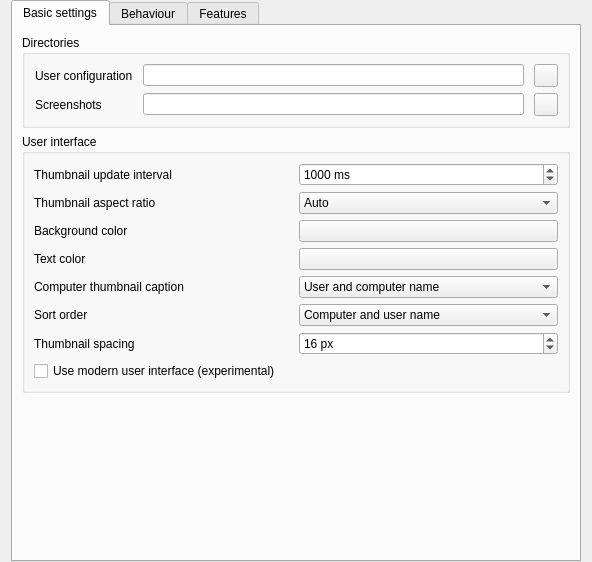
<?xml version="1.0" encoding="UTF-8"?>
<ui version="4.0">
 <class>MasterConfigurationPage</class>
 <widget class="QWidget" name="MasterConfigurationPage">
  <property name="geometry">
   <rect>
    <x>0</x>
    <y>0</y>
    <width>592</width>
    <height>562</height>
   </rect>
  </property>
  <layout class="QVBoxLayout" name="verticalLayout_6">
   <property name="topMargin">
    <number>0</number>
   </property>
   <property name="bottomMargin">
    <number>0</number>
   </property>
   <item>
    <widget class="QTabWidget" name="tabWidget">
     <property name="currentIndex">
      <number>0</number>
     </property>
     <widget class="QWidget" name="tab">
      <attribute name="title">
       <string>Basic settings</string>
      </attribute>
      <layout class="QVBoxLayout" name="verticalLayout_2">
       <item>
        <widget class="QGroupBox" name="groupBox">
         <property name="title">
          <string>Directories</string>
         </property>
         <layout class="QGridLayout" name="gridLayout_3">
          <property name="leftMargin">
           <number>10</number>
          </property>
          <property name="horizontalSpacing">
           <number>10</number>
          </property>
          <item row="0" column="2">
           <widget class="QToolButton" name="openUserConfigurationDirectory">
            <property name="icon">
             <iconset resource="../../core/resources/core.qrc">
              <normaloff>:/core/document-open.png</normaloff>:/core/document-open.png</iconset>
            </property>
           </widget>
          </item>
          <item row="0" column="0">
           <widget class="QLabel" name="label_2">
            <property name="text">
             <string>User configuration</string>
            </property>
           </widget>
          </item>
          <item row="0" column="1">
           <widget class="QLineEdit" name="userConfigurationDirectory"/>
          </item>
          <item row="1" column="0">
           <widget class="QLabel" name="label">
            <property name="text">
             <string>Screenshots</string>
            </property>
           </widget>
          </item>
          <item row="1" column="1">
           <widget class="QLineEdit" name="screenshotDirectory"/>
          </item>
          <item row="1" column="2">
           <widget class="QToolButton" name="openScreenshotDirectory">
            <property name="icon">
             <iconset resource="../../core/resources/core.qrc">
              <normaloff>:/core/document-open.png</normaloff>:/core/document-open.png</iconset>
            </property>
           </widget>
          </item>
         </layout>
        </widget>
       </item>
       <item>
        <widget class="QGroupBox" name="groupBox_4">
         <property name="title">
          <string>User interface</string>
         </property>
         <layout class="QGridLayout" name="gridLayout_2">
          <item row="7" column="1">
           <widget class="QComboBox" name="computerMonitoringSortOrder">
            <item>
             <property name="text">
              <string>Computer and user name</string>
             </property>
            </item>
            <item>
             <property name="text">
              <string>Only user name</string>
             </property>
            </item>
            <item>
             <property name="text">
              <string>Only computer name</string>
             </property>
            </item>
           </widget>
          </item>
          <item row="1" column="1">
           <widget class="QSpinBox" name="computerMonitoringUpdateInterval">
            <property name="suffix">
             <string> ms</string>
            </property>
            <property name="minimum">
             <number>250</number>
            </property>
            <property name="maximum">
             <number>10000</number>
            </property>
            <property name="singleStep">
             <number>250</number>
            </property>
            <property name="value">
             <number>1000</number>
            </property>
           </widget>
          </item>
          <item row="7" column="0">
           <widget class="QLabel" name="label_10">
            <property name="text">
             <string>Sort order</string>
            </property>
           </widget>
          </item>
          <item row="2" column="1">
           <widget class="QComboBox" name="computerMonitoringAspectRatio">
            <item>
             <property name="text">
              <string>Auto</string>
             </property>
            </item>
            <item>
             <property name="text">
              <string notr="true">16:9</string>
             </property>
            </item>
            <item>
             <property name="text">
              <string notr="true">16:10</string>
             </property>
            </item>
            <item>
             <property name="text">
              <string notr="true">3:2</string>
             </property>
            </item>
            <item>
             <property name="text">
              <string notr="true">4:3</string>
             </property>
            </item>
           </widget>
          </item>
          <item row="3" column="0">
           <widget class="QLabel" name="label_6">
            <property name="text">
             <string>Background color</string>
            </property>
           </widget>
          </item>
          <item row="9" column="1">
           <widget class="QSpinBox" name="computerMonitoringThumbnailSpacing">
            <property name="suffix">
             <string> px</string>
            </property>
            <property name="prefix">
             <string/>
            </property>
            <property name="minimum">
             <number>2</number>
            </property>
            <property name="maximum">
             <number>50</number>
            </property>
            <property name="value">
             <number>16</number>
            </property>
           </widget>
          </item>
          <item row="3" column="1">
           <widget class="QPushButton" name="computerMonitoringBackgroundColor"/>
          </item>
          <item row="2" column="0">
           <widget class="QLabel" name="label_12">
            <property name="text">
             <string>Thumbnail aspect ratio</string>
            </property>
           </widget>
          </item>
          <item row="5" column="0">
           <widget class="QLabel" name="label_8">
            <property name="text">
             <string>Computer thumbnail caption</string>
            </property>
           </widget>
          </item>
          <item row="9" column="0">
           <widget class="QLabel" name="label_11">
            <property name="text">
             <string>Thumbnail spacing</string>
            </property>
           </widget>
          </item>
          <item row="4" column="0">
           <widget class="QLabel" name="label_9">
            <property name="text">
             <string>Text color</string>
            </property>
           </widget>
          </item>
          <item row="4" column="1">
           <widget class="QPushButton" name="computerMonitoringTextColor"/>
          </item>
          <item row="5" column="1">
           <widget class="QComboBox" name="computerDisplayRoleContent">
            <item>
             <property name="text">
              <string>User and computer name</string>
             </property>
            </item>
            <item>
             <property name="text">
              <string>Only user name</string>
             </property>
            </item>
            <item>
             <property name="text">
              <string>Only computer name</string>
             </property>
            </item>
           </widget>
          </item>
          <item row="1" column="0">
           <widget class="QLabel" name="label_7">
            <property name="text">
             <string>Thumbnail update interval</string>
            </property>
           </widget>
          </item>
          <item row="10" column="0" colspan="2">
           <widget class="QCheckBox" name="modernUserInterface">
            <property name="text">
             <string>Use modern user interface (experimental)</string>
            </property>
           </widget>
          </item>
         </layout>
        </widget>
       </item>
       <item>
        <spacer name="verticalSpacer">
         <property name="orientation">
          <enum>Qt::Vertical</enum>
         </property>
         <property name="sizeHint" stdset="0">
          <size>
           <width>20</width>
           <height>10</height>
          </size>
         </property>
        </spacer>
       </item>
      </layout>
     </widget>
     <widget class="QWidget" name="tab_3">
      <attribute name="title">
       <string>Behaviour</string>
      </attribute>
      <layout class="QVBoxLayout" name="verticalLayout_4">
       <item>
        <widget class="QGroupBox" name="groupBox_2">
         <property name="title">
          <string>Program start</string>
         </property>
         <layout class="QVBoxLayout" name="verticalLayout_3">
          <item>
           <widget class="QCheckBox" name="accessControlForMasterEnabled">
            <property name="text">
             <string>Perform access control</string>
            </property>
           </widget>
          </item>
          <item>
           <widget class="QCheckBox" name="autoSelectCurrentLocation">
            <property name="text">
             <string>Automatically select current location</string>
            </property>
           </widget>
          </item>
          <item>
           <widget class="QCheckBox" name="autoAdjustMonitoringIconSize">
            <property name="text">
             <string>Automatically adjust computer icon size</string>
            </property>
           </widget>
          </item>
          <item>
           <widget class="QCheckBox" name="autoOpenComputerSelectPanel">
            <property name="text">
             <string>Automatically open computer select panel</string>
            </property>
           </widget>
          </item>
         </layout>
        </widget>
       </item>
       <item>
        <widget class="QGroupBox" name="groupBox_6">
         <property name="title">
          <string>Computer locations</string>
         </property>
         <layout class="QVBoxLayout" name="verticalLayout_5">
          <item>
           <widget class="QCheckBox" name="showCurrentLocationOnly">
            <property name="text">
             <string>Show current location only</string>
            </property>
           </widget>
          </item>
          <item>
           <widget class="QCheckBox" name="allowAddingHiddenLocations">
            <property name="enabled">
             <bool>false</bool>
            </property>
            <property name="text">
             <string>Allow adding hidden locations manually</string>
            </property>
           </widget>
          </item>
          <item>
           <widget class="QCheckBox" name="hideLocalComputer">
            <property name="text">
             <string>Hide local computer</string>
            </property>
           </widget>
          </item>
          <item>
           <widget class="QCheckBox" name="hideOwnSession">
            <property name="text">
             <string>Hide local session</string>
            </property>
           </widget>
          </item>
          <item>
           <widget class="QCheckBox" name="hideEmptyLocations">
            <property name="text">
             <string>Hide empty locations</string>
            </property>
           </widget>
          </item>
          <item>
           <widget class="QCheckBox" name="hideComputerFilter">
            <property name="text">
             <string>Hide computer filter field</string>
            </property>
           </widget>
          </item>
         </layout>
        </widget>
       </item>
       <item>
        <widget class="QGroupBox" name="groupBox_3">
         <property name="title">
          <string>Modes and features</string>
         </property>
         <layout class="QGridLayout" name="gridLayout" columnstretch="0,0">
          <item row="3" column="0">
           <widget class="QLabel" name="label_3">
            <property name="text">
             <string>Feature on computer double click:</string>
            </property>
           </widget>
          </item>
          <item row="2" column="0">
           <widget class="QCheckBox" name="openOnMasterScreen">
            <property name="toolTip">
             <string>Else it will open on the main screen always</string>
            </property>
            <property name="text">
             <string>Open remote access window on the same screen as the master</string>
            </property>
           </widget>
          </item>
          <item row="1" column="0" colspan="2">
           <widget class="QCheckBox" name="confirmUnsafeActions">
            <property name="toolTip">
             <string>Actions such as rebooting or powering down computers</string>
            </property>
            <property name="text">
             <string>Show confirmation dialog for potentially unsafe actions</string>
            </property>
           </widget>
          </item>
          <item row="3" column="1">
           <widget class="QComboBox" name="computerDoubleClickFeature"/>
          </item>
          <item row="0" column="0" colspan="2">
           <widget class="QCheckBox" name="enforceSelectedModeForClients">
            <property name="text">
             <string>Enforce selected mode for client computers</string>
            </property>
           </widget>
          </item>
          <item row="4" column="0">
           <widget class="QLabel" name="label_13">
            <property name="text">
             <string>Feature on left click and hold:</string>
            </property>
           </widget>
          </item>
          <item row="4" column="1">
           <widget class="QComboBox" name="computerLeftClickAndHoldFeature"/>
          </item>
         </layout>
        </widget>
       </item>
       <item>
        <spacer name="verticalSpacer_2">
         <property name="orientation">
          <enum>Qt::Vertical</enum>
         </property>
         <property name="sizeHint" stdset="0">
          <size>
           <width>20</width>
           <height>10</height>
          </size>
         </property>
        </spacer>
       </item>
      </layout>
     </widget>
     <widget class="QWidget" name="tab_2">
      <attribute name="title">
       <string>Features</string>
      </attribute>
      <layout class="QVBoxLayout" name="verticalLayout">
       <item>
        <layout class="QGridLayout" name="gridLayout_6">
         <item row="0" column="0">
          <widget class="QLabel" name="label_4">
           <property name="text">
            <string>All features</string>
           </property>
          </widget>
         </item>
         <item row="0" column="2">
          <widget class="QLabel" name="label_5">
           <property name="text">
            <string>Disabled features</string>
           </property>
          </widget>
         </item>
         <item row="1" column="0">
          <widget class="QListWidget" name="allFeaturesListWidget"/>
         </item>
         <item row="1" column="1">
          <layout class="QVBoxLayout" name="verticalLayout_18">
           <item>
            <spacer name="verticalSpacer_15">
             <property name="orientation">
              <enum>Qt::Vertical</enum>
             </property>
             <property name="sizeHint" stdset="0">
              <size>
               <width>20</width>
               <height>40</height>
              </size>
             </property>
            </spacer>
           </item>
           <item>
            <widget class="QToolButton" name="disableFeatureButton">
             <property name="icon">
              <iconset resource="../../core/resources/core.qrc">
               <normaloff>:/core/go-next.png</normaloff>:/core/go-next.png</iconset>
             </property>
            </widget>
           </item>
           <item>
            <widget class="QToolButton" name="enableFeatureButton">
             <property name="icon">
              <iconset resource="../../core/resources/core.qrc">
               <normaloff>:/core/go-previous.png</normaloff>:/core/go-previous.png</iconset>
             </property>
            </widget>
           </item>
           <item>
            <spacer name="verticalSpacer_16">
             <property name="orientation">
              <enum>Qt::Vertical</enum>
             </property>
             <property name="sizeHint" stdset="0">
              <size>
               <width>20</width>
               <height>40</height>
              </size>
             </property>
            </spacer>
           </item>
          </layout>
         </item>
         <item row="1" column="2">
          <widget class="QListWidget" name="disabledFeaturesListWidget"/>
         </item>
        </layout>
       </item>
      </layout>
     </widget>
    </widget>
   </item>
  </layout>
 </widget>
 <tabstops>
  <tabstop>tabWidget</tabstop>
  <tabstop>userConfigurationDirectory</tabstop>
  <tabstop>screenshotDirectory</tabstop>
  <tabstop>openUserConfigurationDirectory</tabstop>
  <tabstop>openScreenshotDirectory</tabstop>
  <tabstop>computerMonitoringUpdateInterval</tabstop>
  <tabstop>computerMonitoringAspectRatio</tabstop>
  <tabstop>computerMonitoringBackgroundColor</tabstop>
  <tabstop>computerMonitoringTextColor</tabstop>
  <tabstop>computerDisplayRoleContent</tabstop>
  <tabstop>computerMonitoringSortOrder</tabstop>
  <tabstop>computerMonitoringThumbnailSpacing</tabstop>
  <tabstop>modernUserInterface</tabstop>
  <tabstop>accessControlForMasterEnabled</tabstop>
  <tabstop>autoSelectCurrentLocation</tabstop>
  <tabstop>autoAdjustMonitoringIconSize</tabstop>
  <tabstop>autoOpenComputerSelectPanel</tabstop>
  <tabstop>showCurrentLocationOnly</tabstop>
  <tabstop>allowAddingHiddenLocations</tabstop>
  <tabstop>hideLocalComputer</tabstop>
  <tabstop>hideOwnSession</tabstop>
  <tabstop>hideEmptyLocations</tabstop>
  <tabstop>hideComputerFilter</tabstop>
  <tabstop>enforceSelectedModeForClients</tabstop>
  <tabstop>confirmUnsafeActions</tabstop>
  <tabstop>openOnMasterScreen</tabstop>
  <tabstop>computerDoubleClickFeature</tabstop>
  <tabstop>computerLeftClickAndHoldFeature</tabstop>
  <tabstop>allFeaturesListWidget</tabstop>
  <tabstop>disableFeatureButton</tabstop>
  <tabstop>enableFeatureButton</tabstop>
  <tabstop>disabledFeaturesListWidget</tabstop>
 </tabstops>
 <resources>
  <include location="../../core/resources/core.qrc"/>
 </resources>
 <connections>
  <connection>
   <sender>showCurrentLocationOnly</sender>
   <signal>toggled(bool)</signal>
   <receiver>allowAddingHiddenLocations</receiver>
   <slot>setEnabled(bool)</slot>
   <hints>
    <hint type="sourcelabel">
     <x>380</x>
     <y>343</y>
    </hint>
    <hint type="destinationlabel">
     <x>380</x>
     <y>389</y>
    </hint>
   </hints>
  </connection>
  <connection>
   <sender>allFeaturesListWidget</sender>
   <signal>doubleClicked(QModelIndex)</signal>
   <receiver>MasterConfigurationPage</receiver>
   <slot>disableFeature()</slot>
   <hints>
    <hint type="sourcelabel">
     <x>224</x>
     <y>682</y>
    </hint>
    <hint type="destinationlabel">
     <x>444</x>
     <y>413</y>
    </hint>
   </hints>
  </connection>
  <connection>
   <sender>disabledFeaturesListWidget</sender>
   <signal>doubleClicked(QModelIndex)</signal>
   <receiver>MasterConfigurationPage</receiver>
   <slot>enableFeature()</slot>
   <hints>
    <hint type="sourcelabel">
     <x>664</x>
     <y>682</y>
    </hint>
    <hint type="destinationlabel">
     <x>444</x>
     <y>413</y>
    </hint>
   </hints>
  </connection>
  <connection>
   <sender>disableFeatureButton</sender>
   <signal>clicked()</signal>
   <receiver>MasterConfigurationPage</receiver>
   <slot>disableFeature()</slot>
   <hints>
    <hint type="sourcelabel">
     <x>461</x>
     <y>723</y>
    </hint>
    <hint type="destinationlabel">
     <x>444</x>
     <y>413</y>
    </hint>
   </hints>
  </connection>
  <connection>
   <sender>enableFeatureButton</sender>
   <signal>clicked()</signal>
   <receiver>MasterConfigurationPage</receiver>
   <slot>enableFeature()</slot>
   <hints>
    <hint type="sourcelabel">
     <x>461</x>
     <y>766</y>
    </hint>
    <hint type="destinationlabel">
     <x>444</x>
     <y>413</y>
    </hint>
   </hints>
  </connection>
 </connections>
 <slots>
  <slot>enableFeature()</slot>
  <slot>disableFeature()</slot>
 </slots>
</ui>
